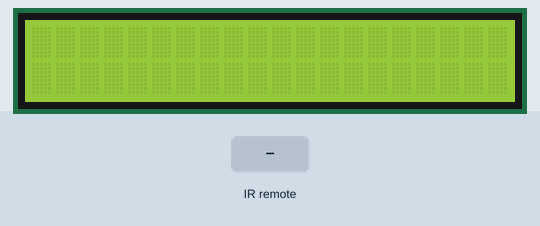
The sketch below on a simulated Arduino Mega 2560, built with avr-gcc and run on an emulated ATmega2560. Shown: 20×2 character LCD. The inputs (shaded band) are chosen by the test bench. What the sketch prints to the serial monitor is not drawn.

Above: at 1.2 s.
1.3 s: infrared code 0xFF6897 received
At 1.7 s:
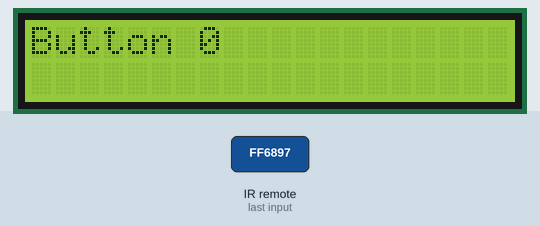
2.8 s: infrared code 0xFF22DD received
At 4.0 s:
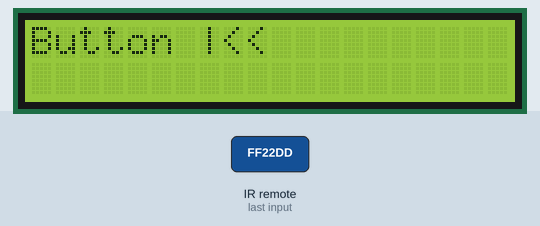
4.3 s: infrared code 0xFF02FD received
At 5.2 s:
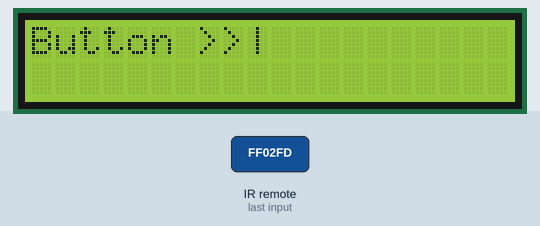
5.8 s: infrared code 0xFFC23D received
At 6.4 s:
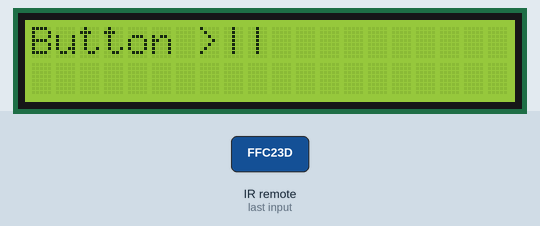
Timing chart, 0 to 8.3 s (numbered marks = the images above; inputs shaded):
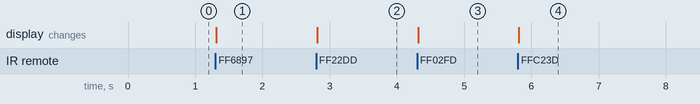

The sketch:

MicroRobotReengineered.ino
```cpp
/*
Author: Dotnetmobile
Email: dotnetmobile@gmail.com
Purpose: reengineering the code written by Ben-Tommy Eriksen
         Why? The LCD and the Remote Controller didn't work with my material
Orginal code: https://github.com/BenTommyE/Micro_robot_RC_servo_IR_remote
*/

#include <Wire.h>
#include <LCD.h>
#include <LiquidCrystal_I2C.h>
#include <IRremote.h>

#define I2C_ADDR    0x27  // Define I2C Address where the PCF8574A is
#define BACKLIGHT_PIN     3
#define En_pin  2
#define Rw_pin  1
#define Rs_pin  0
#define D4_pin  4
#define D5_pin  5
#define D6_pin  6
#define D7_pin  7
#define IR_pin 23

#define BTN_0	        0xFF6897
#define BTN_1           0xFF30CF
#define BTN_2	        0xFF18E7
#define BTN_3	        0xFF7A85
#define BTN_4	        0xFF10EF
#define BTN_5	        0xFF38C7
#define BTN_BACKWARD	0xFF22DD
#define BTN_FORWARD	0xFF02FD
#define BTN_PLAY_PAUSE	0xFFC23D
#define BTN_MINUS	0xFFE01F
#define BTN_PLUS	0xFFA857
#define BTN_EQ	        0xFF906F

IRrecv irrecv(IR_pin);
decode_results results;

LiquidCrystal_I2C lcd(I2C_ADDR,En_pin,Rw_pin,Rs_pin,D4_pin,D5_pin,D6_pin,D7_pin);

void setup()
{

  lcd.begin (20,2);

  // Switch on the backlight
  lcd.setBacklightPin(BACKLIGHT_PIN,POSITIVE);
  lcd.setBacklight(HIGH);
  lcd.home ();                   // go home

  Serial.begin(9600);
  // Start the receiver
  irrecv.enableIRIn();
}

void loop() {
  if (irrecv.decode(&results))
    {
      Serial.println(results.value, DEC);
      switch (results.value) {
        case BTN_0:
          displayCommand("Button 0");
          break;
        case BTN_1:
          displayCommand("Button 1");
          break;
        case BTN_2:
          displayCommand("Button 2");
          break;
        case BTN_3:
          displayCommand("Button 3");
          break;
        case BTN_4:
          displayCommand("Button 4");
          break;
        case BTN_5:
          displayCommand("Button 5");
          break;
        case BTN_BACKWARD:
          displayCommand("Button |<<");
          break;
        case BTN_FORWARD:
          displayCommand("Button >>|");
          break;
        case BTN_PLAY_PAUSE:
          displayCommand("Button >||");
          break;
        case BTN_MINUS:
          displayCommand("Button -");
          break;
        case BTN_PLUS:
          displayCommand("Button +");
          break;
        case BTN_EQ:
          displayCommand("Button EQ");
          break;
        default:
          break;
      }

      // Receive the next value
      irrecv.resume();
    }

}

void displayCommand(char *message) {
  lcd.clear();
  lcd.setCursor(0,0);
  if (message!=NULL) lcd.print(message);
}
```

Measured:
- after the input at 1.3 s, the display: changes at once (image 1)
- after the input at 2.8 s, the display: changes at once (image 2)
- after the input at 4.3 s, the display: changes at once (image 3)
- after the input at 5.8 s, the display: changes at once (image 4)
